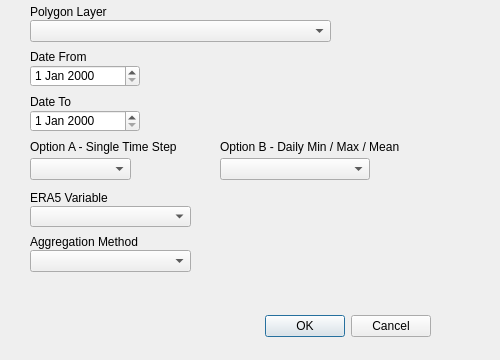
<?xml version="1.0" encoding="UTF-8"?>
<ui version="4.0">
 <class>EnvironmentalETL</class>
 <widget class="QDialog" name="EnvironmentalETL">
  <property name="enabled">
   <bool>true</bool>
  </property>
  <property name="geometry">
   <rect>
    <x>0</x>
    <y>0</y>
    <width>500</width>
    <height>360</height>
   </rect>
  </property>
  <property name="windowTitle">
   <string>Dialog</string>
  </property>

  <widget class="QLabel" name="labelLayer">
   <property name="geometry">
    <rect><x>30</x><y>4</y><width>200</width><height>16</height></rect>
   </property>
   <property name="text"><string>Polygon Layer</string></property>
  </widget>
  <widget class="QComboBox" name="comboLayer">
   <property name="geometry">
    <rect><x>30</x><y>20</y><width>301</width><height>22</height></rect>
   </property>
  </widget>

  <widget class="QLabel" name="labelDateFrom">
   <property name="geometry">
    <rect><x>30</x><y>49</y><width>110</width><height>16</height></rect>
   </property>
   <property name="text"><string>Date From</string></property>
  </widget>
  <widget class="QDateEdit" name="dateFrom">
   <property name="geometry">
    <rect><x>30</x><y>65</y><width>110</width><height>22</height></rect>
   </property>
  </widget>

  <widget class="QLabel" name="labelDateTo">
   <property name="geometry">
    <rect><x>30</x><y>94</y><width>110</width><height>16</height></rect>
   </property>
   <property name="text"><string>Date To</string></property>
  </widget>
  <widget class="QDateEdit" name="dateTo">
   <property name="geometry">
    <rect><x>30</x><y>110</y><width>110</width><height>22</height></rect>
   </property>
  </widget>

  <widget class="QLabel" name="labelTime">
   <property name="geometry">
    <rect><x>30</x><y>139</y><width>160</width><height>16</height></rect>
   </property>
   <property name="text"><string>Option A - Single Time Step</string></property>
  </widget>
  <widget class="QComboBox" name="comboTime">
   <property name="geometry">
    <rect><x>30</x><y>158</y><width>101</width><height>22</height></rect>
   </property>
  </widget>

  <widget class="QLabel" name="labelDailyStat">
   <property name="geometry">
    <rect><x>220</x><y>139</y><width>210</width><height>16</height></rect>
   </property>
   <property name="text"><string>Option B - Daily Min / Max / Mean</string></property>
  </widget>
  <widget class="QComboBox" name="comboDailyStat">
   <property name="geometry">
    <rect><x>220</x><y>158</y><width>150</width><height>22</height></rect>
   </property>
  </widget>

  <widget class="QLabel" name="labelVariable">
   <property name="geometry">
    <rect><x>30</x><y>190</y><width>161</width><height>16</height></rect>
   </property>
   <property name="text"><string>ERA5 Variable</string></property>
  </widget>
  <widget class="QComboBox" name="comboVariable">
   <property name="geometry">
    <rect><x>30</x><y>206</y><width>161</width><height>21</height></rect>
   </property>
  </widget>

  <widget class="QLabel" name="labelMethod">
   <property name="geometry">
    <rect><x>30</x><y>234</y><width>161</width><height>16</height></rect>
   </property>
   <property name="text"><string>Aggregation Method</string></property>
  </widget>
  <widget class="QComboBox" name="comboMethod">
   <property name="geometry">
    <rect><x>30</x><y>250</y><width>161</width><height>22</height></rect>
   </property>
  </widget>

  <widget class="QDialogButtonBox" name="buttonBox">
   <property name="geometry">
    <rect><x>90</x><y>310</y><width>341</width><height>32</height></rect>
   </property>
   <property name="orientation">
    <enum>Qt::Horizontal</enum>
   </property>
   <property name="standardButtons">
    <set>QDialogButtonBox::Cancel|QDialogButtonBox::Ok</set>
   </property>
  </widget>

 </widget>
 <resources/>
 <connections>
  <connection>
   <sender>buttonBox</sender>
   <signal>accepted()</signal>
   <receiver>EnvironmentalETL</receiver>
   <slot>accept()</slot>
   <hints>
    <hint type="sourcelabel"><x>248</x><y>254</y></hint>
    <hint type="destinationlabel"><x>157</x><y>274</y></hint>
   </hints>
  </connection>
  <connection>
   <sender>buttonBox</sender>
   <signal>rejected()</signal>
   <receiver>EnvironmentalETL</receiver>
   <slot>reject()</slot>
   <hints>
    <hint type="sourcelabel"><x>316</x><y>260</y></hint>
    <hint type="destinationlabel"><x>286</x><y>274</y></hint>
   </hints>
  </connection>
 </connections>
</ui>
